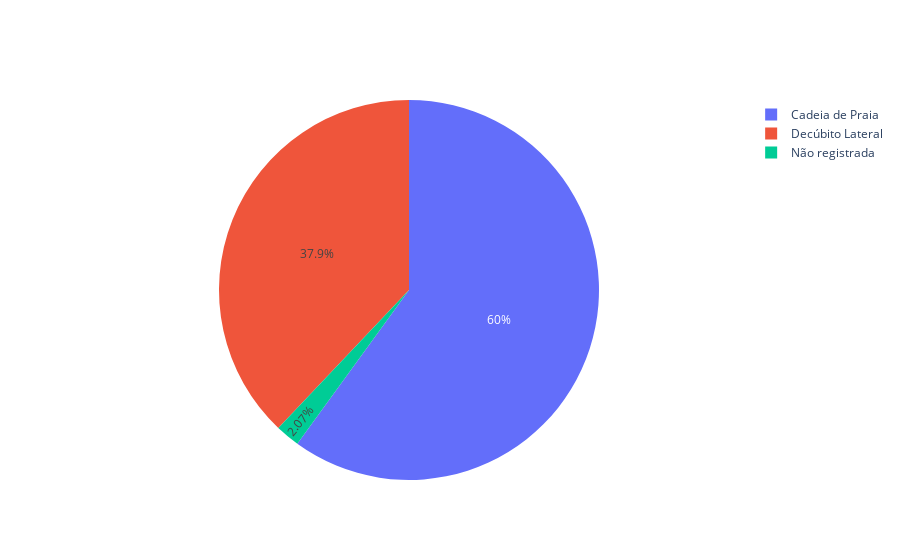

Notebook code for this chart:
### Code cell
labels = ['Cadeia de Praia','Decúbito Lateral', 'Não registrada']
values = [num_cadeia_praia, num_decubito, num_nan]

fig = go.Figure(data=[go.Pie(labels=labels, values=values)])
fig.show()

### Figure 1 — Plotly figure (JSON) as saved in the notebook; plotly's stock layout.template omitted (floating-point values rounded to 4 significant figures)
{"data": [{"labels": ["Cadeia de Praia", "Decúbito Lateral", "Não registrada"], "type": "pie", "values": [87, 55, 3]}], "layout": {}}
